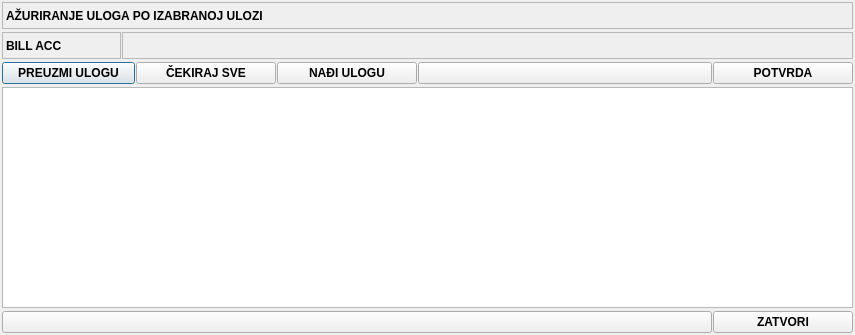
<?xml version="1.0" encoding="UTF-8"?>
<ui version="4.0">
 <class>FrmMdm3</class>
 <widget class="QDialog" name="FrmMdm3">
  <property name="geometry">
   <rect>
    <x>0</x>
    <y>0</y>
    <width>855</width>
    <height>335</height>
   </rect>
  </property>
  <property name="font">
   <font>
    <pointsize>9</pointsize>
    <weight>75</weight>
    <bold>true</bold>
   </font>
  </property>
  <property name="windowTitle">
   <string>Donat - MDM</string>
  </property>
  <property name="windowIcon">
   <iconset resource="../../resources/DonatForm.qrc">
    <normaloff>:/InDonat/Forms/images/App.ico</normaloff>:/InDonat/Forms/images/App.ico</iconset>
  </property>
  <property name="locale">
   <locale language="Croatian" country="Croatia"/>
  </property>
  <layout class="QVBoxLayout" name="verticalLayout">
   <property name="spacing">
    <number>1</number>
   </property>
   <property name="leftMargin">
    <number>1</number>
   </property>
   <property name="topMargin">
    <number>1</number>
   </property>
   <property name="rightMargin">
    <number>1</number>
   </property>
   <property name="bottomMargin">
    <number>1</number>
   </property>
   <item>
    <widget class="QFrame" name="frame">
     <property name="sizePolicy">
      <sizepolicy hsizetype="Preferred" vsizetype="Maximum">
       <horstretch>0</horstretch>
       <verstretch>0</verstretch>
      </sizepolicy>
     </property>
     <property name="frameShape">
      <enum>QFrame::NoFrame</enum>
     </property>
     <property name="frameShadow">
      <enum>QFrame::Raised</enum>
     </property>
     <layout class="QHBoxLayout" name="horizontalLayout">
      <property name="spacing">
       <number>1</number>
      </property>
      <property name="leftMargin">
       <number>1</number>
      </property>
      <property name="topMargin">
       <number>1</number>
      </property>
      <property name="rightMargin">
       <number>1</number>
      </property>
      <property name="bottomMargin">
       <number>1</number>
      </property>
      <item>
       <widget class="QLabel" name="lblMdmTitle">
        <property name="minimumSize">
         <size>
          <width>0</width>
          <height>27</height>
         </size>
        </property>
        <property name="font">
         <font>
          <weight>75</weight>
          <bold>true</bold>
         </font>
        </property>
        <property name="frameShape">
         <enum>QFrame::StyledPanel</enum>
        </property>
        <property name="text">
         <string>AŽURIRANJE ULOGA PO IZABRANOJ ULOZI</string>
        </property>
       </widget>
      </item>
     </layout>
    </widget>
   </item>
   <item>
    <widget class="QFrame" name="frame_6">
     <property name="sizePolicy">
      <sizepolicy hsizetype="Preferred" vsizetype="Maximum">
       <horstretch>0</horstretch>
       <verstretch>0</verstretch>
      </sizepolicy>
     </property>
     <property name="frameShape">
      <enum>QFrame::NoFrame</enum>
     </property>
     <property name="frameShadow">
      <enum>QFrame::Raised</enum>
     </property>
     <layout class="QHBoxLayout" name="horizontalLayout_2">
      <property name="spacing">
       <number>1</number>
      </property>
      <property name="leftMargin">
       <number>1</number>
      </property>
      <property name="topMargin">
       <number>1</number>
      </property>
      <property name="rightMargin">
       <number>1</number>
      </property>
      <property name="bottomMargin">
       <number>1</number>
      </property>
      <item>
       <widget class="QLabel" name="lblBillingAccountTitle">
        <property name="sizePolicy">
         <sizepolicy hsizetype="Maximum" vsizetype="Preferred">
          <horstretch>0</horstretch>
          <verstretch>0</verstretch>
         </sizepolicy>
        </property>
        <property name="minimumSize">
         <size>
          <width>119</width>
          <height>27</height>
         </size>
        </property>
        <property name="maximumSize">
         <size>
          <width>119</width>
          <height>16777215</height>
         </size>
        </property>
        <property name="font">
         <font>
          <weight>75</weight>
          <bold>true</bold>
         </font>
        </property>
        <property name="toolTip">
         <string>Billing Account.</string>
        </property>
        <property name="frameShape">
         <enum>QFrame::StyledPanel</enum>
        </property>
        <property name="text">
         <string>BILL ACC</string>
        </property>
       </widget>
      </item>
      <item>
       <widget class="QLabel" name="lblBillingAccount">
        <property name="minimumSize">
         <size>
          <width>0</width>
          <height>27</height>
         </size>
        </property>
        <property name="font">
         <font>
          <weight>75</weight>
          <bold>true</bold>
         </font>
        </property>
        <property name="frameShape">
         <enum>QFrame::StyledPanel</enum>
        </property>
       </widget>
      </item>
     </layout>
    </widget>
   </item>
   <item>
    <widget class="QFrame" name="frame_4">
     <property name="sizePolicy">
      <sizepolicy hsizetype="Preferred" vsizetype="Maximum">
       <horstretch>0</horstretch>
       <verstretch>0</verstretch>
      </sizepolicy>
     </property>
     <property name="frameShape">
      <enum>QFrame::NoFrame</enum>
     </property>
     <property name="frameShadow">
      <enum>QFrame::Raised</enum>
     </property>
     <layout class="QHBoxLayout" name="horizontalLayout_3">
      <property name="spacing">
       <number>1</number>
      </property>
      <property name="leftMargin">
       <number>1</number>
      </property>
      <property name="topMargin">
       <number>1</number>
      </property>
      <property name="rightMargin">
       <number>1</number>
      </property>
      <property name="bottomMargin">
       <number>1</number>
      </property>
      <item>
       <widget class="QPushButton" name="btnPreuzmiUlogu">
        <property name="maximumSize">
         <size>
          <width>133</width>
          <height>16777215</height>
         </size>
        </property>
        <property name="font">
         <font>
          <weight>75</weight>
          <bold>true</bold>
         </font>
        </property>
        <property name="cursor">
         <cursorShape>PointingHandCursor</cursorShape>
        </property>
        <property name="text">
         <string>PREUZMI ULOGU</string>
        </property>
        <property name="default">
         <bool>false</bool>
        </property>
       </widget>
      </item>
      <item>
       <widget class="QPushButton" name="btnOdaberiSve">
        <property name="maximumSize">
         <size>
          <width>140</width>
          <height>16777215</height>
         </size>
        </property>
        <property name="font">
         <font>
          <weight>75</weight>
          <bold>true</bold>
         </font>
        </property>
        <property name="cursor">
         <cursorShape>PointingHandCursor</cursorShape>
        </property>
        <property name="text">
         <string>ČEKIRAJ SVE</string>
        </property>
        <property name="default">
         <bool>false</bool>
        </property>
       </widget>
      </item>
      <item>
       <widget class="QPushButton" name="btnNadjiUlogu">
        <property name="maximumSize">
         <size>
          <width>140</width>
          <height>16777215</height>
         </size>
        </property>
        <property name="font">
         <font>
          <weight>75</weight>
          <bold>true</bold>
         </font>
        </property>
        <property name="cursor">
         <cursorShape>PointingHandCursor</cursorShape>
        </property>
        <property name="text">
         <string>NAĐI ULOGU</string>
        </property>
        <property name="default">
         <bool>false</bool>
        </property>
       </widget>
      </item>
      <item>
       <widget class="QPushButton" name="pushButton">
        <property name="sizePolicy">
         <sizepolicy hsizetype="Preferred" vsizetype="Fixed">
          <horstretch>0</horstretch>
          <verstretch>0</verstretch>
         </sizepolicy>
        </property>
       </widget>
      </item>
      <item>
       <widget class="QPushButton" name="btnPotvrda">
        <property name="maximumSize">
         <size>
          <width>140</width>
          <height>16777215</height>
         </size>
        </property>
        <property name="font">
         <font>
          <weight>75</weight>
          <bold>true</bold>
         </font>
        </property>
        <property name="cursor">
         <cursorShape>PointingHandCursor</cursorShape>
        </property>
        <property name="text">
         <string>POTVRDA</string>
        </property>
        <property name="default">
         <bool>false</bool>
        </property>
       </widget>
      </item>
     </layout>
    </widget>
   </item>
   <item>
    <widget class="QFrame" name="fraUloge">
     <property name="frameShape">
      <enum>QFrame::NoFrame</enum>
     </property>
     <property name="frameShadow">
      <enum>QFrame::Raised</enum>
     </property>
     <layout class="QHBoxLayout" name="horizontalLayout_5">
      <property name="spacing">
       <number>1</number>
      </property>
      <property name="leftMargin">
       <number>1</number>
      </property>
      <property name="topMargin">
       <number>1</number>
      </property>
      <property name="rightMargin">
       <number>1</number>
      </property>
      <property name="bottomMargin">
       <number>1</number>
      </property>
      <item>
       <widget class="QTreeWidget" name="treeUloge">
        <property name="font">
         <font>
          <pointsize>8</pointsize>
          <weight>50</weight>
          <bold>false</bold>
         </font>
        </property>
        <property name="headerHidden">
         <bool>true</bool>
        </property>
        <column>
         <property name="text">
          <string>1</string>
         </property>
        </column>
        <column>
         <property name="text">
          <string>2</string>
         </property>
        </column>
       </widget>
      </item>
     </layout>
    </widget>
   </item>
   <item>
    <widget class="QFrame" name="frame_2">
     <property name="sizePolicy">
      <sizepolicy hsizetype="Preferred" vsizetype="Maximum">
       <horstretch>0</horstretch>
       <verstretch>0</verstretch>
      </sizepolicy>
     </property>
     <property name="frameShape">
      <enum>QFrame::NoFrame</enum>
     </property>
     <property name="frameShadow">
      <enum>QFrame::Raised</enum>
     </property>
     <layout class="QHBoxLayout" name="horizontalLayout_4">
      <property name="spacing">
       <number>1</number>
      </property>
      <property name="leftMargin">
       <number>1</number>
      </property>
      <property name="topMargin">
       <number>1</number>
      </property>
      <property name="rightMargin">
       <number>1</number>
      </property>
      <property name="bottomMargin">
       <number>1</number>
      </property>
      <item>
       <widget class="QPushButton" name="pushButton_2">
        <property name="sizePolicy">
         <sizepolicy hsizetype="Preferred" vsizetype="Fixed">
          <horstretch>0</horstretch>
          <verstretch>0</verstretch>
         </sizepolicy>
        </property>
       </widget>
      </item>
      <item>
       <widget class="QPushButton" name="btnZatvori">
        <property name="maximumSize">
         <size>
          <width>140</width>
          <height>16777215</height>
         </size>
        </property>
        <property name="font">
         <font>
          <weight>75</weight>
          <bold>true</bold>
         </font>
        </property>
        <property name="cursor">
         <cursorShape>PointingHandCursor</cursorShape>
        </property>
        <property name="text">
         <string>ZATVORI</string>
        </property>
        <property name="default">
         <bool>false</bool>
        </property>
       </widget>
      </item>
     </layout>
    </widget>
   </item>
  </layout>
 </widget>
 <resources>
  <include location="../../resources/DonatForm.qrc"/>
 </resources>
 <connections/>
</ui>
